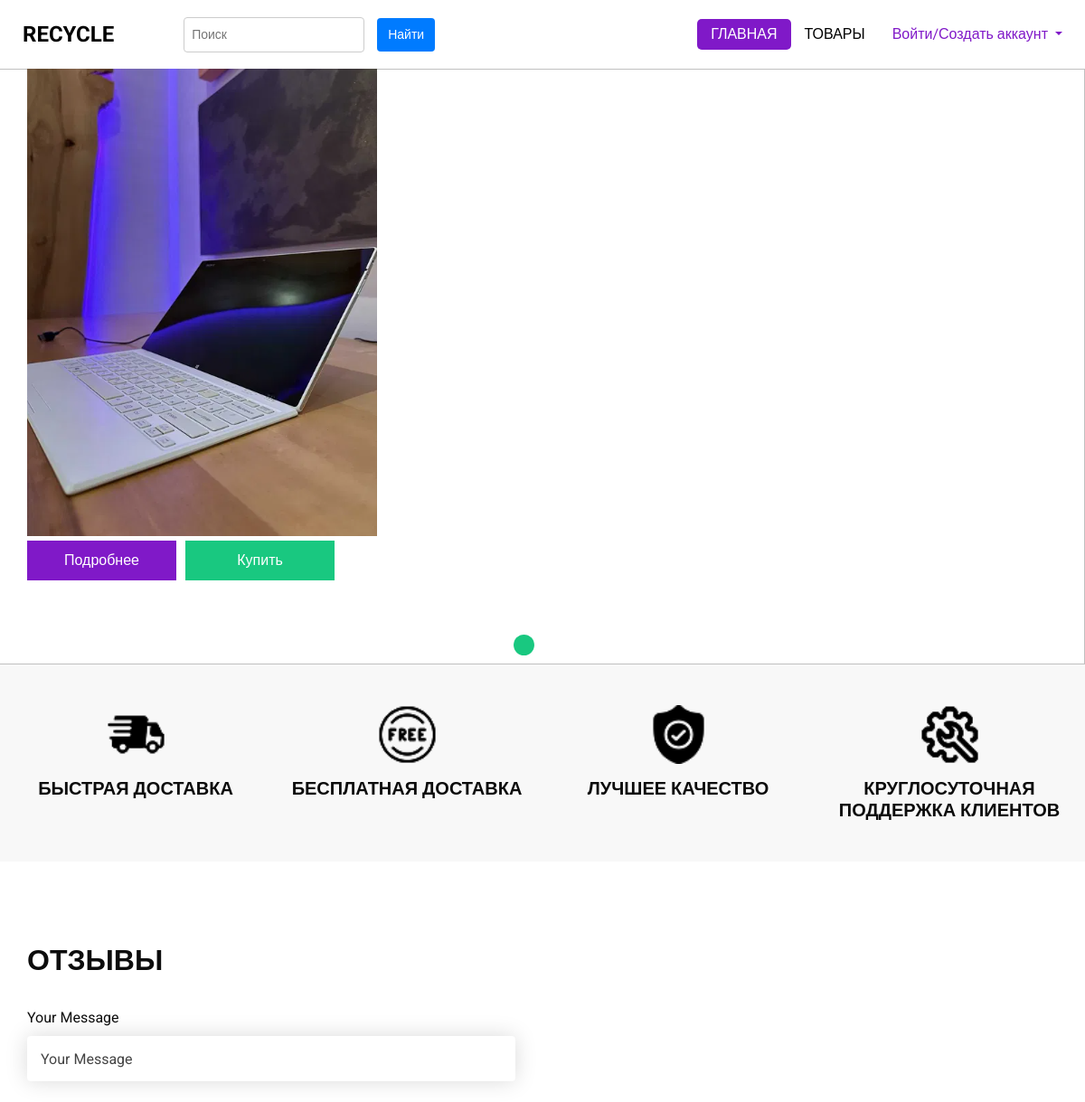
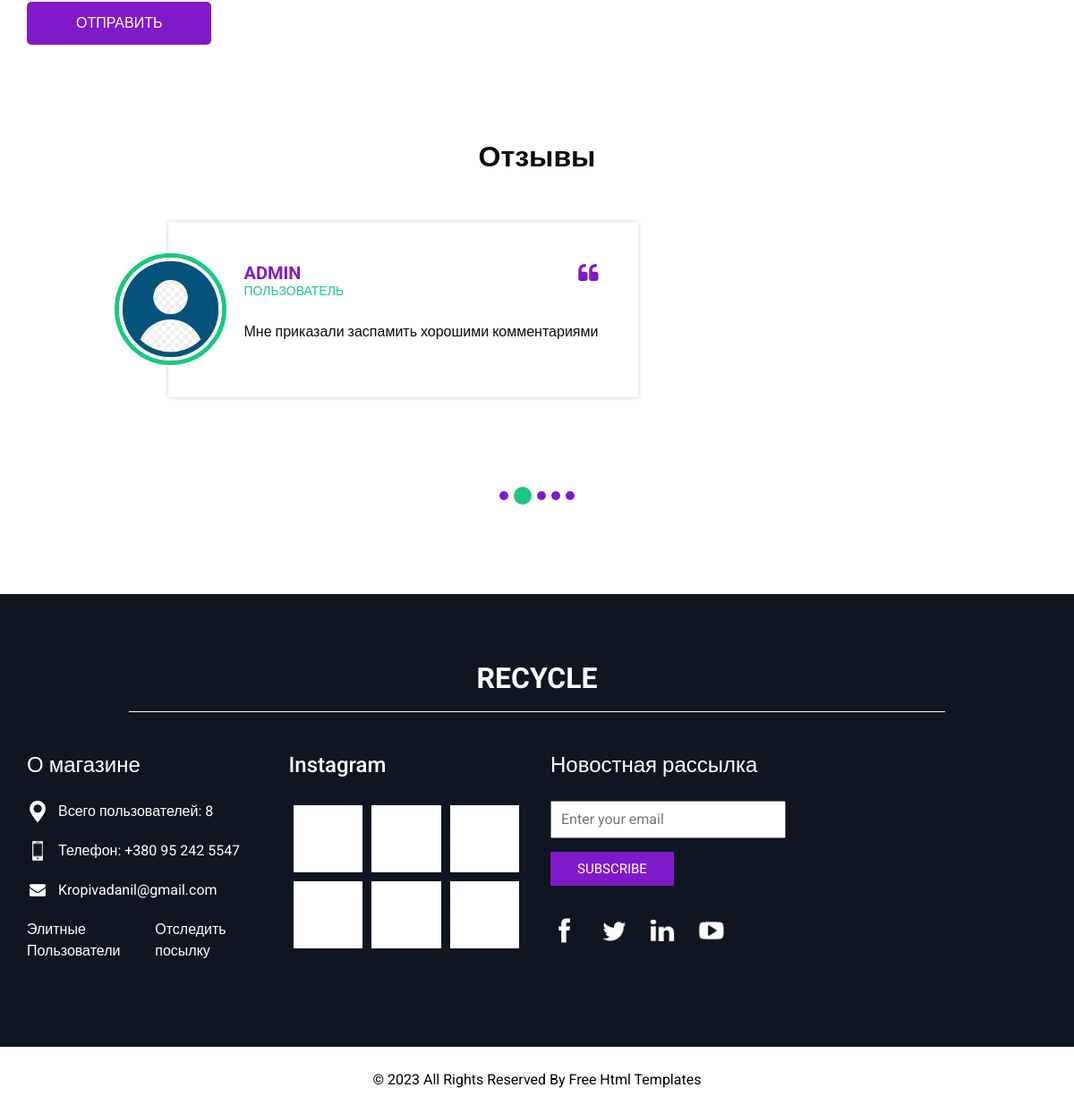
The page / on the database its author committed (2 pictures, top to bottom).
### bboard/models.py (models this page shows, shortened)
class Product(models.Model):
    user = models.ForeignKey(User, on_delete=models.CASCADE, verbose_name="Пользователь")
    category = models.ForeignKey(Category, on_delete=models.CASCADE, verbose_name="Категория")
    title = models.CharField(max_length=200, verbose_name="Заголовок")
    slug = models.SlugField(unique=True, max_length=400, verbose_name="URL", blank=True)
    description = models.TextField(verbose_name="Описание")
    price = models.DecimalField(max_digits=10, decimal_places=2, verbose_name="Цена")
    image_1 = models.ImageField(upload_to="products", null=True, blank=True, verbose_name="Первое изображение")
    image_2 = models.ImageField(upload_to='products', null=True, blank=True, verbose_name="Второе изображение")
    image_3 = models.ImageField(upload_to='products', null=True, blank=True, verbose_name="Третье изображение")
    created_at = models.DateTimeField(auto_now_add=True, null=True, verbose_name="Дата создания")
    thumbnail_1 = ImageSpecField(source='image_1',
                                 processors=[ResizeToFill(500, 500)],
                                 format='JPEG',
                                 options={'quality': 100})
    thumbnail_2 = ImageSpecField(source='image_2',
                                 processors=[ResizeToFill(500, 500)],
                                 format='JPEG',
                                 options={'quality': 100})
    thumbnail_3 = ImageSpecField(source='image_3',
                                 processors=[ResizeToFill(500, 500)],
                                 format='JPEG',
                                 options={'quality': 100})
    class Meta:
        verbose_name = "Товар"
        verbose_name_plural = "Товары"

class Review(models.Model):
    reviewer_name = models.ForeignKey(User, on_delete=models.CASCADE, verbose_name='Пользователь')
    content = models.TextField(verbose_name='Комментарий')
    date_posted = models.DateTimeField(auto_now_add=True, verbose_name='Дата публикации')
    class Meta:
        verbose_name = "Комментарий"
        verbose_name_plural = "Комментарии"

### accounts/models.py (models this page shows, shortened)
class User(AbstractUser):
    phone_number = models.CharField(max_length=20, verbose_name="Номер телефона")
    city = models.CharField(max_length=100, choices=CITY_CHOICES, verbose_name="Населенный пункт")
    average_rating = models.DecimalField(max_digits=3, decimal_places=2, default=0.0, verbose_name="Средний рейтинг")
    total_ratings = models.PositiveIntegerField(default=0, verbose_name="Количество оценок")

### bboard/views.py (the view)
# urls.py: path('', views.home_view, name="home"),
def home_view(request):
    products = services.get_recent_products_with_users()
    reviews = services.get_recent_reviews_with_reviewers()
    if services.process_review_form(request):
        return redirect("home")
    form = ReviewForm()
    quantity_users = services.get_user_count()
    return render(request, "products/new/index.html",
                  {"products": products, "form": form, "reviews": reviews, "quantity_users": quantity_users})

### bboard/forms.py (shortened to what this page needs)
class ReviewForm(forms.ModelForm):
    class Meta:
        model = Review
        fields = ["content"]

### bboard/services.py (called while the page is built, shortened)
def get_recent_products_with_users():
    return Product.objects.order_by('-created_at').select_related('user')[:5]

def get_recent_reviews_with_reviewers():
    return Review.objects.order_by("date_posted").select_related('reviewer_name')[:10]

def process_review_form(request):
    return False

def get_user_count():
    return User.objects.count()

### templates/products/new/index.html (shortened to what this page needs)
{%extends 'products/new/base.html'%}
{% load static %}
{% block content %}
<section class="slider_section">
    <div class="slider_bg_box">
        <img src="{% static 'images/slider-bg.jpg' %}" width="4000" height="1000">
    </div>
    <div id="customCarousel1" class="carousel slide" data-ride="carousel" data-interval="2000">
        <div class="carousel-inner">
            {% for product in products %}
            <div class="carousel-item {% if forloop.first %}active{% endif %}">
                <div class="container">
                    <div class="row">
                        <div class="col-md-7">
                            <div class="detail-box">
                                {% if product.thumbnail_1 %}
                                <img src="{{ product.thumbnail_1.url }}" alt="{{ product.title }} thumbnail">
                                {% endif %}
                                <div class="btn-box">
                                    <a class="btn2" href="{% url 'product_detail' product.slug %}">Подробнее</a>
                                    {% if product.user.username != user.username %}
                                    <a class="btn1" href="{% url 'create_order' product.pk %}">Купить</a>
                                    {% endif %}
                                </div>
                            </div>
                        </div>
                    </div>
                </div>
            </div>
            {% endfor %}
        </div>
        <ol class="carousel-indicators">
            {% for product in products %}
            <li data-target="#customCarousel1" data-slide-to="{{ forloop.counter0 }}" {% if forloop.first %}class="active" {% endif %}></li>
            {% endfor %}
        </ol>
    </div>
</section>
<section class="service_section">
    <div class="container-fluid">
        <div class="row">
            <div class="col-md-6 col-lg-3">
                <div class="box ">
                    <div class="img-box">
                        <img src="{%static 'images/feature-1.png'%}" alt="">
                    </div>
                    <div class="detail-box">
                        <h5>
                            БЫСТРАЯ ДОСТАВКА
                        </h5>
                    </div>
                </div>
            </div>
            <div class="col-md-6 col-lg-3">
                <div class="box ">
                    <div class="img-box">
                        <img src="{%static 'images/feature-2.png'%}" alt="">
                    </div>
                    <div class="detail-box">
                        <h5>
                            БЕСПЛАТНАЯ ДОСТАВКА
                        </h5>
                    </div>
                </div>
            </div>
            <div class="col-md-6 col-lg-3">
                <div class="box ">
                    <div class="img-box">
                        <img src="{%static 'images/feature-3.png'%}" alt="">
                    </div>
                    <div class="detail-box">
                        <h5>
                            ЛУЧШЕЕ КАЧЕСТВО
                        </h5>
                    </div>
                </div>
            </div>
            <div class="col-md-6 col-lg-3">
                <div class="box ">
                    <div class="img-box">
                        <img src="{%static 'images/feature-4.png'%}" alt="">
                    </div>
                    <div class="detail-box">
                        <h5>
                            Круглосуточная поддержка клиентов
                        </h5>
                    </div>
                </div>
            </div>
        </div>
    </div>
</section>
<section class="contact_section layout_padding">
    <div class="container">
        <div class="heading_container">
            <h2>
                Отзывы
            </h2>
        </div>
  <div class="row">
    <div class="col-md-6">
        <div class="form_container">
            <form method="post">
                <div class="form-group">
                    <label for="{{ form.content.id_for_label }}">Your Message</label>
                    <input type="text" id="{{ form.content.id_for_label }}" name="{{ form.content.name }}"
                           placeholder="Your Message" class="form-control" required>
                </div>
                <div class="btn_box">
                    <button type="submit">
                        Отправить
                    </button>
                </div>
            </form>
        </div>
    </div>
</div>
    </div>
</section>
<section class="client_section layout_padding-bottom">
    <div class="container">
        <div class="heading_container heading_center">
            <h2>
                Отзывы
            </h2>
        </div>
    </div>
    <div id="customCarousel2" class="carousel slide" data-ride="carousel" data-interval="2000">
        <div class="carousel-inner">
            {% for review in reviews %}
            <div class="carousel-item {% if forloop.first %}active{% endif %}">
                <div class="container">
                    <div class="row">
                        <div class="col-md-10 mx-auto">
                            <div class="box">
                                <div class="img-box">
                                    <img src="{% static 'images/png-transparent-default-avatar-thumbnail.png'%}" >
                                </div>
                                <div class="detail-box">
                                    <div class="client_info">
                                        <div class="client_name">
                                            <h5>
                                                {{ review.reviewer_name.username }}
                                            </h5>
                                            <h6>
                                                Пользователь
                                            </h6>
                                        </div>
                                        <i class="fa fa-quote-left" aria-hidden="true"></i>
                                    </div>
                                    <p>
                                        {{ review.content }}
                                    </p>
                                </div>
                            </div>
                        </div>
                    </div>
                </div>
            </div>
            {% endfor %}
        </div>
        <ol class="carousel-indicators">
            {% for review in reviews %}
            <li data-target="#customCarousel2" data-slide-to="{{ forloop.counter0 }}" {% if forloop.first %}class="active" {% endif %}></li>
            {% endfor %}
        </ol>
    </div>
</section>
{% include 'products/new/footer.html' %}
{% endblock %}

### static/css/responsive.css (style rules this page uses)
@media (min-width: 1200px) { .container { max-width: 1170px; } }

### rows shown on the page
Product: thumbnail_1 (picture), shows "Купить"
Review: reviewer_name.username "ADMIN", content "Мне приказали заспамить хорошими комментариями"

### other values the page prints
{{ quantity_users }} "8"
